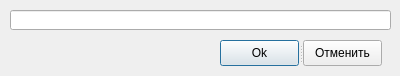
<?xml version="1.0" encoding="UTF-8"?>
<ui version="4.0">
 <class>Dialog</class>
 <widget class="QDialog" name="Dialog">
  <property name="geometry">
   <rect>
    <x>0</x>
    <y>0</y>
    <width>400</width>
    <height>76</height>
   </rect>
  </property>
  <property name="windowTitle">
   <string>Dialog</string>
  </property>
  <widget class="QLineEdit" name="inputtext">
   <property name="geometry">
    <rect>
     <x>10</x>
     <y>10</y>
     <width>381</width>
     <height>20</height>
    </rect>
   </property>
  </widget>
  <widget class="QSplitter" name="splitter">
   <property name="geometry">
    <rect>
     <x>220</x>
     <y>40</y>
     <width>162</width>
     <height>26</height>
    </rect>
   </property>
   <property name="orientation">
    <enum>Qt::Horizontal</enum>
   </property>
   <widget class="QPushButton" name="ok">
    <property name="text">
     <string>Ok</string>
    </property>
   </widget>
   <widget class="QPushButton" name="cancel">
    <property name="text">
     <string>Отменить</string>
    </property>
   </widget>
  </widget>
 </widget>
 <resources/>
 <connections/>
</ui>
